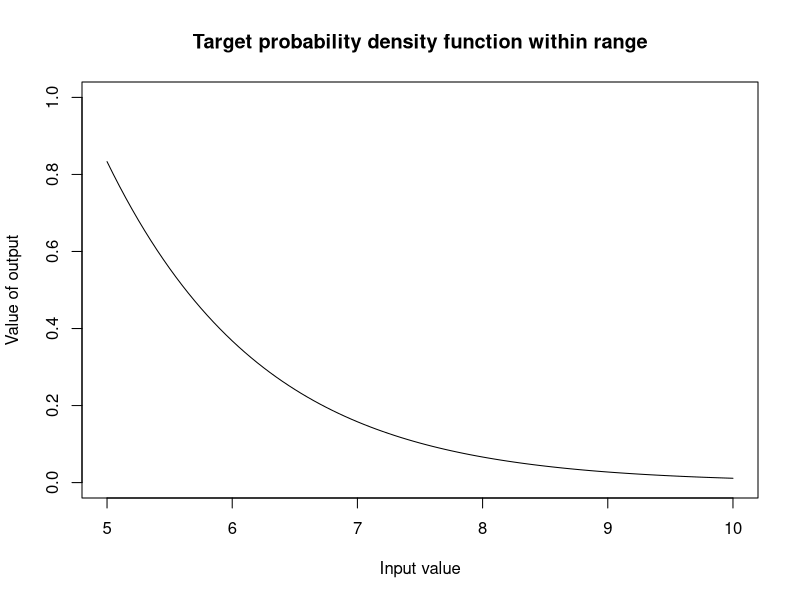
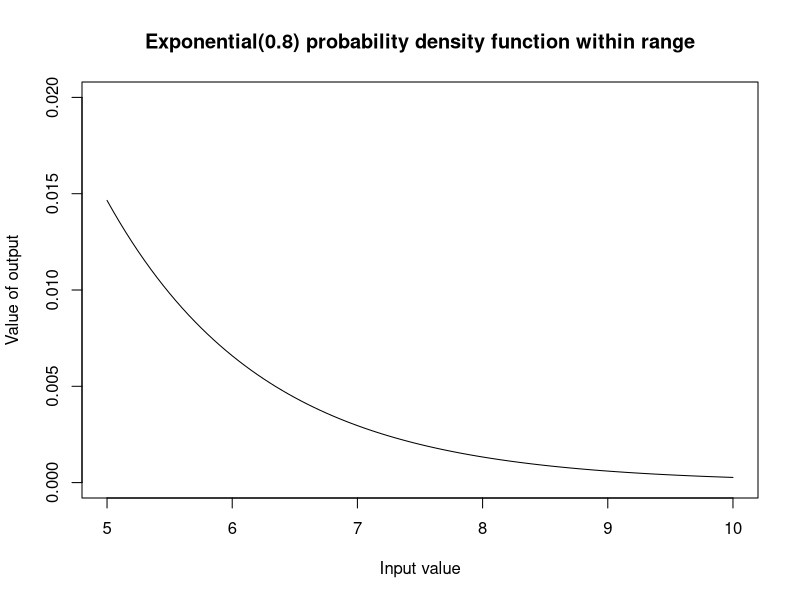
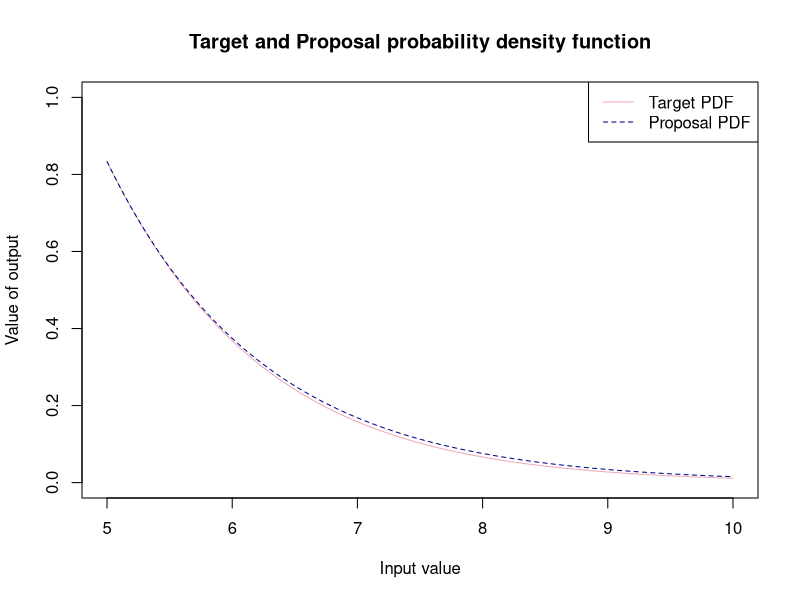
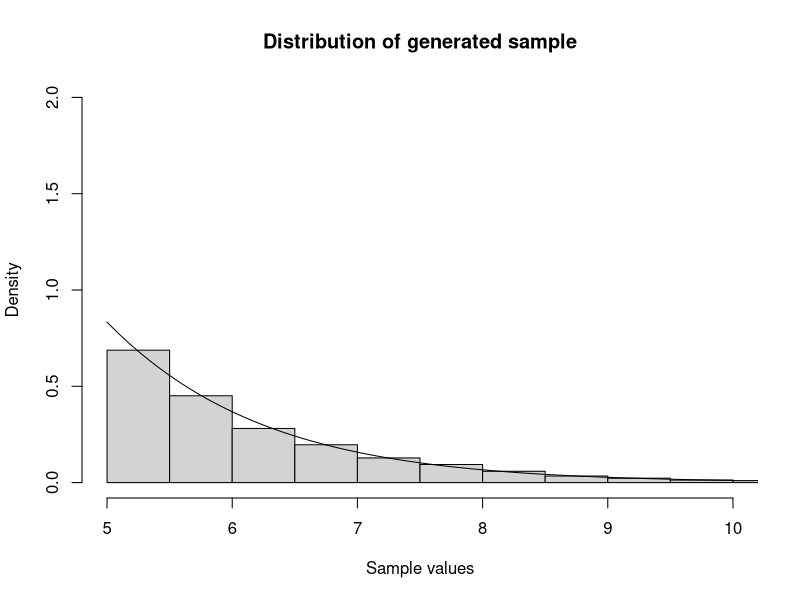
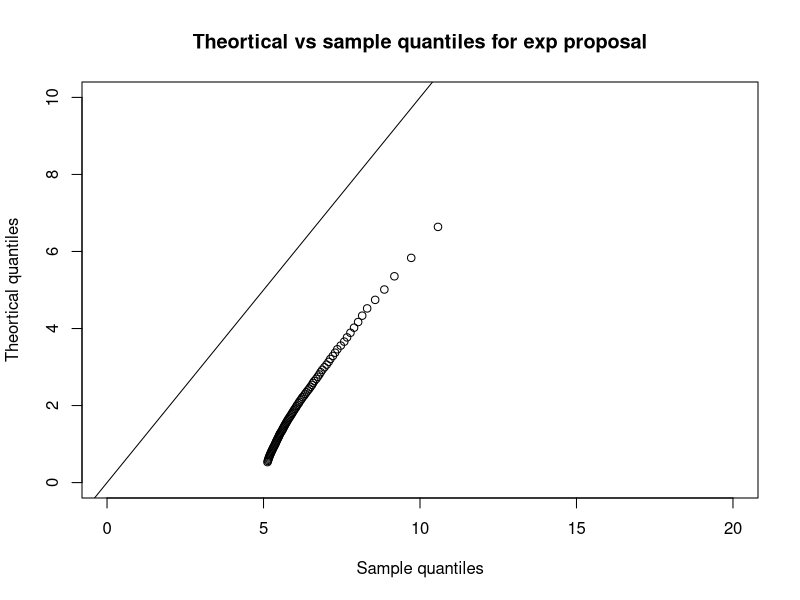
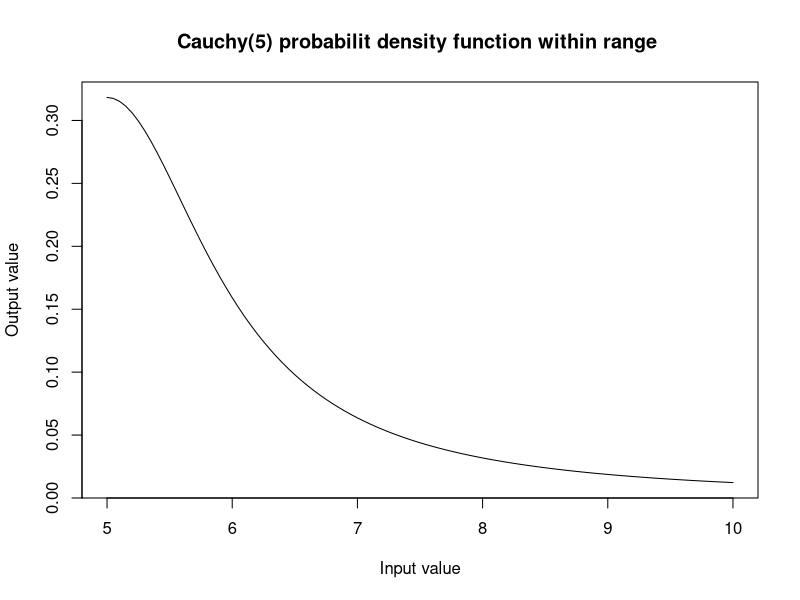
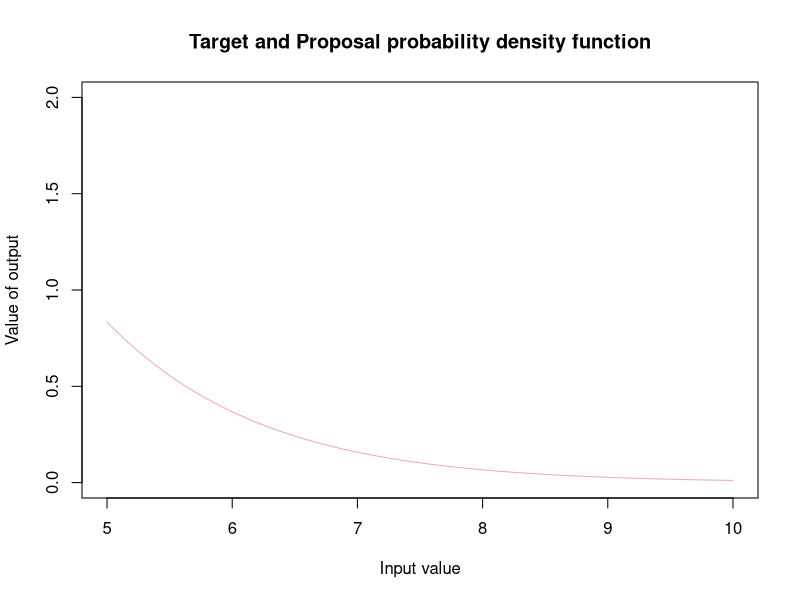

R code for these plots, in order: (Note: this script raises an error after producing the figures.)
#-----------------------------------#
#-REJECTION SAMPLING - Gamma(2,1) --#----
#-----------------------------------#
#Defining our target pdf (density function to sample from) --------------------------
target_pdf<-function(x){
  (x*exp(-x))/(6*exp(-5)) # to incorporate bounds
}

target_pdf_graphical<-function(x){
   (x*exp(-x))/(6*exp(-5))  # plotting the whole function  
}

# Let's graph the target probability where x >= 5 
curve(target_pdf(x), from = 5, to = 10, 
      xlab = "Input value",
      ylab = "Value of output",
      main = "Target probability density function within range", col = "black", ylim = c(0,1))

#--------------------------------#
#--EXPONENTIAL PROPOSAL----------#----
#-------------------------------#
#Defining proposal pdf number generator(density that we easily sample from to use to accept or reject)--
exp_generator<- function(x){
  y <- rexp(1,0.8)     # generate a sample from exponential where lambda = 1
  ifelse(y>=5, y ,0 )   # accept and return value of greater than or equal to 5
}

# Defining function to  graph our expoential. 
exp_graphical<- function(x){
  0.8*exp(-0.8*x) # used to plot exponential proposal
}

# Let's graph the proposal probability 
curve(exp_graphical(x), from = 5, to = 10, 
      xlab = "Input value",
      ylab = "Value of output",
      main = "Exponential(0.8) probability density function within range", col = "black", ylim = c(0,0.02))

# Graphing our target  and proposal probability density functions 
M <- ((5*exp(-5))/(6*exp(-5)))/(0.8*exp(-0.8*5)) # max point of both is x = 5

# PDF compared to exp(0.8) across greater range x within (0,10)
curve(target_pdf_graphical(x), from = 5, to = 10, 
      xlab = "Input value",
      ylab = "Value of output",
      main = "Target and Proposal probability density function", col = "pink2", ylim = c(0,1))

curve( M* exp_graphical(x), from = 5, to = 10,
      xlab = "Input value",
      ylab = "Output value",
      main = "Proposal probability density funtion", add= T ,col = "blue4", lty = 2)
legend("topright", legend = c("Target PDF", "Proposal PDF"), 
       col = c("pink2", "blue4"), lty = c(1, 2))

#Rejection Sampling function -----------------------------------------------------
set.seed(123)
rgamma_2_1_exp<-function(){
  
  set.seed(123)
  n<-5000
  sample_y<-numeric(n)
  number <- 0
  count<-0
  total_sample <-numeric(0)
  
  while(count<n) {
   
    #generated sample from proposal 
    y <- exp_generator()
    #uniform comparison
    u<- runif(1,0,1)
    #number of total generated samples
    number <- number + 1
    total_sample[number] <- y
    acceptance_rate <- round((length(sample_y)/ length(total_sample))*100 , digits = 3)
    
    #accept or reject criteria
    
    if( u <= target_pdf(y)/ (M * exp_graphical(y))){
    count<- count +1
    sample_y[count]<-y
    }
  }
  number_of_samples <- length(total_sample)
  text <- "Acceptance rate:"
  percent <- "%"
  output<-paste(text,acceptance_rate,percent) #combining types to have preferred output 
  list( acceptance_rate = output, samples = sample_y, no_of_samples = number_of_samples ) #list of output from this function
}


list<- rgamma_2_1_exp()   #creating a list of the acceptance rate and valid samples 
samples_exp <- list$samples #creating a vector of the samples 
ac_rate <- list$acceptance_rate #acceptance rate 
no_samples_exp <-list$no_of_samples  #number of total samples 

# Graphical display of distribution of sample and pdf ------------------------
# Using Histogram -------------------------------------------------------------
hist(samples_exp, freq = FALSE,
     main = "Distribution of generated sample",
     xlab = "Sample values", ylim = c(0,2), xlim =c(5,10),
     breaks =20)
curve(target_pdf(x), add = TRUE)

# QQplot ----------------------------------------------------------------------
# We will now use a QQplot 
# Quantiles of the sample data 
sample_quantiles <- quantile(samples_exp, probs = seq(0.1,1,0.01))
theoretical_quantiles <- qgamma(p = seq(0.1,1,0.01), shape =2 , rate =1)

plot(sample_quantiles, theoretical_quantiles, xlim = c(0,20), ylim = c(0,10),
     main = "Theortical vs sample quantiles for exp proposal",
     ylab = "Theortical quantiles",
     xlab = "Sample quantiles")

abline(a= 0, b = 1)

# Conclusion
# We can see that using en exponential(1) is very inefficient as most values are that we generate are 
# Exp(1) is very inefficient - generates many values to get sample size = 5000 
# Mean of exp = 1, mean of gamma = 2 so our QQ-plot shows mean of exp < mean of gamma 
# We can look into being more efficient 

#--------------------------------#
#--CAUCHY PROPOSAL--------------#----
#-------------------------------#
cauchy_generator<- function(x){
  y <- rcauchy(1, 5)
  ifelse(y>=5,y,0)
}

cauchy_graphical<- function(x){
  (1/pi)*(1/(1+(x-5)^2))
}

curve(cauchy_graphical(x), from = 5, to =10,
      main = "Cauchy(5) probabilit density function within range ",
      xlab = "Input value", ylab = "Output value")

#Scaling factor with Cauchy proposal ------------------------------------------
ratio_exp_cauchy <- function(x) (((5*exp(-5))/(6*exp(-5)))/((1/pi)*(1/(1+5^2))))
list_N<- optimise(function(x) (((5*exp(-5))/(6*exp(-5)))/((1/pi)*(1/(1+5^2)))),interval = c(5,10))
N <- list_N$minimum

curve(target_pdf_graphical(x), from = 5, to = 10, 
      xlab = "Input value",
      ylab = "Value of output",
      main = "Target and Proposal probability density function", col = "pink2", ylim = c(0,2))
curve( M_cauchy * cauchy_graphical(x), from = 5, to = 10,
       xlab = "Input value",
       ylab = "Output value",
       main = "Proposal probability density funtion", add= T ,col = "blue4", lty = 2)
legend("topright", legend = c("Target PDF", "Proposal PDF"), 
       col = c("pink2", "blue4"), lty = c(1, 2))

# Rejection sampling function ------------------------------------------------
set.seed(123)
rgamma_2_1_cauchy <- function(n){
  rgamma_samples <- numeric(n) # list to store accepted samples 
  total_samples <- numeric(0)  # store total sample size 
  count <- 1                  #iterate our  while loop
  pos <- 1
  # while loop that runs until we have 5000 accepted samples 
  while (count < n) {
    # random value from a uniform distribution for comparison
    u <- runif(1, 0, 1)
    # value from cauchy distribution 
    x <- cauchy_generator()
    # iterating along the list 
    pos  <- pos + 1
    total_samples[pos] <- x
    
    #number of total generated samples
    pos <- pos + 1
    total_samples[pos] <- x
    acceptance_rate <- round((length(rgamma_samples)/ length(total_samples))*100 , digits = 3)
    
    # now we can use the comparison operator to accept samples if the condition is met
    if ( u <= target_pdf(x)/(M_cauchy * cauchy_graphical(x))){
      count <- count + 1
      rgamma_samples[count] <- x
    }
    
  }
  number_of_samples <- length(total_samples)
  text <- "Acceptance rate:"
  percent <- "%"
  output<-paste(text,acceptance_rate,percent) #combining types to have preferred output 
  list( acceptance_rate = output, samples = rgamma_samples, no_of_samples = number_of_samples ) #list
}

list_cauchy <- rgamma_2_1_cauchy(5000)
samples_cauchy <- list_cauchy$samples
acc_rate_cauchy <- list_cauchy$acceptance_rate
no_samples_cauchy <- list_cauchy$no_of_samples

# Graphical display of distribution of sample and pdf ------------------------
# Using Histogram -------------------------------------------------------------
hist(samples_cauchy, freq = FALSE,
     main = "Distribution of generated sample",
     xlab = "Sample values", ylim = c(0,2), xlim =c(5,10),
     breaks =20)
curve(target_pdf(x), add = TRUE)

# QQplot ----------------------------------------------------------------------
# We will now use a QQplot 
# Quantiles of the sample data 
sample_quantiles_cauchy <- quantile(samples_cauchy, probs = seq(0.1,1,0.01))
theoretical_quantiles_cauchy <- qgamma(p = seq(0.1,1,0.01),shape = 2, rate = 1)

plot(sample_quantiles_cauchy, theoretical_quantiles_cauchy, xlim = c(0,20), ylim = c(0,10),
     main = "Theortical vs sample quantiles for cauchy proposal",
     ylab = "Theortical quantiles",
     xlab = "Sample quantiles")
abline(a= 0, b = 1)

# Efficieny of Generation Method-----
var_exp <- mean((samples_exp- mean(samples_exp))^2)
var_cauchy <- mean((samples_cauchy - mean(samples_cauchy))^2)
eff_exp_cauchy <- ((var_cauchy-var_exp)/var_exp)*100


eff_samples_exp_cauchy <- ((no_samples_cauchy-no_samples_exp)/no_samples_exp)*100

# Conclusion
# Although we have. slight improvement in efficiency, the Cauchy is still very wasteful when centered on 5
# That means we always have half of the samples being unuseable fro 5 to - infinity

#--------------------------------#
#--SHIFTED EXPONENTIAL PROPOSAL--#----
#-------------------------------#
# Now let's try a shifted exponential 
# This will be our best bet since a shifted exponential distribution has the same support as Gamma 

# Shifted exp will be centered on 5 
shift_exp_generator<- function(x){
   5 + rexp(1,0.8)     # generate a sample from exponential where lambda = 1 
}

shift_exp_graphical<- function(x){
  0.8*exp(-0.8*(x-5)) # plotting exponential proposal
}

# we still have the max value of both graphs at x = 5
function_exp <- function(x) (((x*exp(-x))/(6*exp(-5)))/(0.8*exp(-0.8*(x-5))))
shift_M <- optimize(function_exp, interval = c(5,10), maximum = T)
scaling_factor <- shift_M$objective

# PDF compared to shifted exp across greater range x within (0,10)
curve(target_pdf_graphical(x), from = 5, to = 10, 
      xlab = "Input value",
      ylab = "Value of output",
      main = "Target and Proposal probability density function", col = "pink2", ylim = c(0,2))
abline(v = 5)

curve( scaling_factor * shift_exp_graphical(x), from = 5, to = 10,
       xlab = "Input value",
       ylab = "Output value",
       main = "Proposal probability density funtion", add= T ,col = "blue4", lty = 2)
legend("topright", legend = c("Target PDF", "Proposal PDF"), 
       col = c("pink2", "blue4"), lty = c(1, 2))

#Rejection Sampling function -----------------------------------------------------
set.seed(123)
shift_exp_acc_rej<-function(){
  
  set.seed(123)
  n<-5000
  sample_y<-numeric(n)
  number <- 0
  count<-0
  total_sample <-numeric(0)
  
  while(count<n) {
    
    #generated sample from proposal 
    y <- shift_exp_generator()
    #uniform comparison
    u<- runif(1,0,1)
    #number of total generated samples
    number <- number + 1
    total_sample[number] <- y
    acceptance_rate <- round((length(sample_y)/ length(total_sample))*100 , digits = 3)
    
    #accept or reject criteria
    
    if( u <= target_pdf(y)/ (scaling_factor*(shift_exp_graphical(y)))){
      count<- count +1
      sample_y[count]<-y
    }
  }
  number_of_samples <- length(total_sample)
  text <- "Acceptance rate:"
  percent <- "%"
  output<-paste(text,acceptance_rate,percent) #combining types to have preferred output 
  list( acceptance_rate = output, samples = sample_y, no_of_samples = number_of_samples ) #list of output from this function
}


shift_list<- shift_exp_acc_rej()   #creating a list of the acceptance rate and valid samples 
shift_samples_gamma <- shift_list$samples #creating a vector of the samples 
shift_ac_rate <- shift_list$acceptance_rate #acceptance rate 
shift_no_samples <-shift_list$no_of_samples  #number of total samples 
# Graphical display of distribution of sample and pdf ------------- -----------
# Using Histogram -------------------------------------------------------------
hist(shift_samples_gamma, freq = FALSE,
     main = "Distribution of generated sample",
     xlab = "Sample values", ylim = c(0,2), xlim =c(5,10),
     breaks = 20)
curve(target_pdf(x), add = TRUE)

# QQplot ----------------------------------------------------------------------
# We will now use a QQplot 
# Quantiles of the sample data 
shift_sample_quantiles <- quantile(shift_samples_gamma, probs = seq(0.01,1,0.01))
shift_theoretical_quantiles <- qgamma(p = seq(0.01,1,0.01), shape =2 , rate =1)

plot(shift_sample_quantiles, shift_theoretical_quantiles, xlim = c(0,20), ylim = c(0,10),
     main = "Theortical vs sample quantiles for exp proposal",
     ylab = "Theortical quantiles",
     xlab = "Sample quantiles")

abline(a= 0, b = 1)
